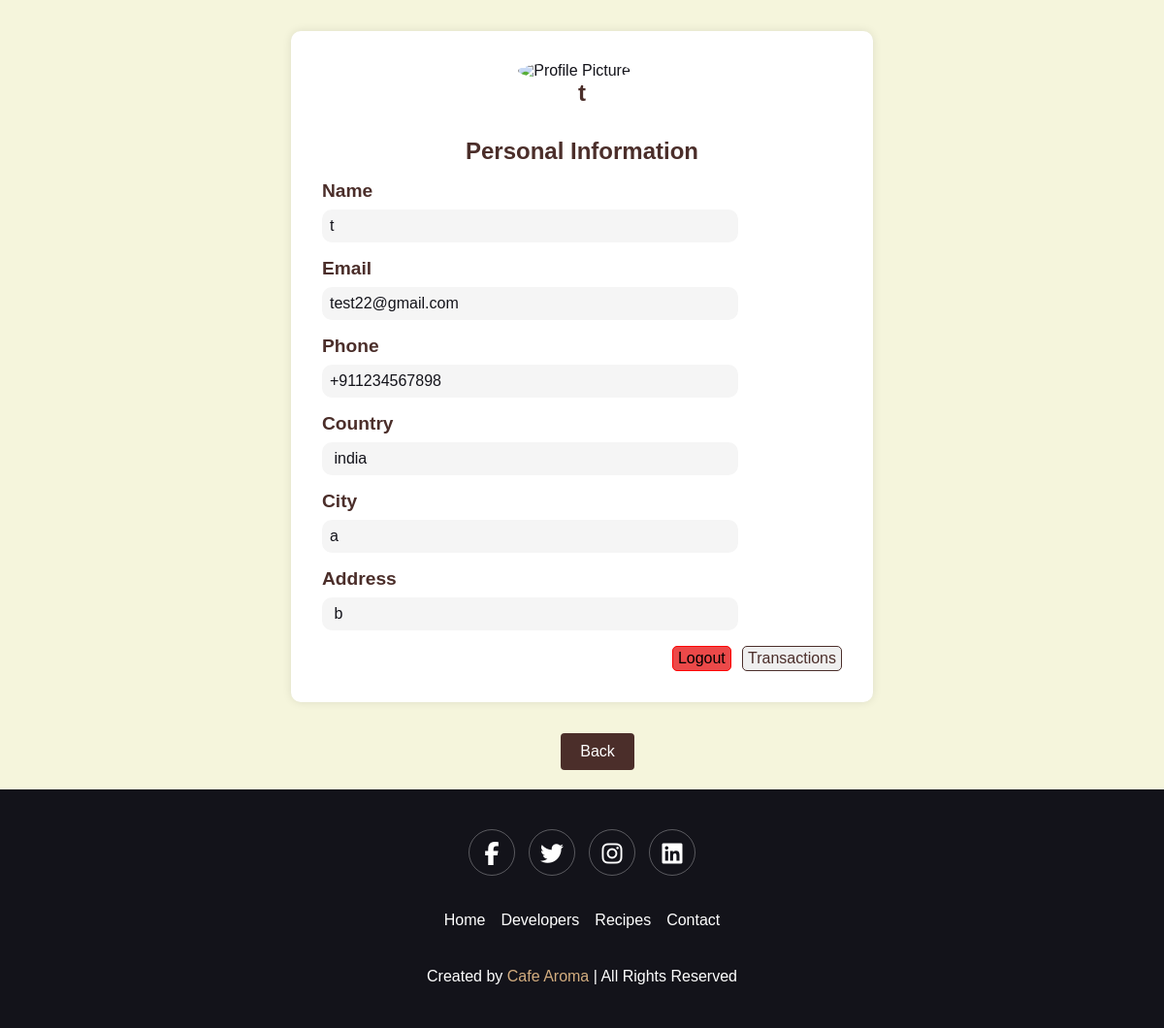
The app's page /cafearoma/profile/ (signed in) with its own data.
### authentication/models.py (models this page shows, shortened)
class Customer(models.Model):
    user = models.OneToOneField(User, null=True, blank=True, on_delete=models.CASCADE, related_name='customer')
    full_name = models.CharField(max_length=255)
    email = models.EmailField(unique=True)
    phone_number = models.CharField(max_length=20)
    address = models.CharField(max_length=255)
    city = models.CharField(max_length=100)
    country = models.CharField(max_length=100)
    password = models.CharField(max_length=255)

### main/views.py (the view)
# urls.py: path('profile/', views.profile, name='profile'),
def profile(request):
    user_id = request.session.get('user_id')
    if 'user_id' not in request.session:
        return redirect('login')
    try:
        customer = Customer.objects.get(id=user_id)
    except Customer.DoesNotExist:
        return redirect('login')
    return render(request, 'html/profile.html', {'customer': customer})

### main/templates/html/profile.html (shortened to what this page needs)
{% load static %}
<!DOCTYPE html>
<html lang="en">
<head>
    <link rel="stylesheet" href="https://cdnjs.cloudflare.com/ajax/libs/font-awesome/6.5.2/css/all.min.css"
 />
    <link rel="stylesheet" href="{% static 'css/profile.css' %}">
</head>
<body>
    <div class="outer">
        <section class="profile" id="profile">
            <div class="part1" style="display: flex; flex-direction: column;">
                <div class="pfp-image">
                    <img src="https://www.w3schools.com/howto/img_avatar.png" alt="Profile Picture" />
                </div>
                <div class="name">
                    <h2>{{ customer.full_name }}</h2>
                </div>
            </div>
            <div class="info">
                <h2>Personal Information</h2>
                <div class="edit-info">
                    <div class="field">
                        <h3>Name</h3>
                        <input type="text" id="name" value="{{ customer.full_name }}" readonly>
                    </div>
                    <div class="field">
                        <h3>Email</h3>
                        <input type="text" id="email" value="{{ customer.email }}" readonly>
                    </div>
                    <div class="field">
                        <h3>Phone</h3>
                        <input type="text" id="phone" value="+91{{ customer.phone_number }}" readonly>
                    </div>
                    <div class="field">
                        <h3>Country</h3>
                        <input type="text" id="country" value=" {{ customer.country }}" readonly>
                    </div>
                    <div class="field">
                        <h3>City</h3>
                        <input type="text" id="city" value="{{ customer.city }}" readonly>
                    </div>
                    <div class="field">
                        <h3>Address</h3>
                        <input type="text" id="city" value=" {{ customer.address }}" readonly>
                    </div>
                    <div class="buttons">
                        <a href="{% url 'logout' %}"><button  class="logout-btn">Logout</button></a>
                        <a href="{% url 'user_transactions' %}"><button>Transactions</button></a>
                    </div>
                </div>
            </div>
        </section>
        <div class="back-link">
            <a class="backNav" href="{%url 'index'%}">Back</a>
        </div>
        <div class="footer">
            <div class="share">
                <a href="#" class="fab fa-facebook-f"></a>
                <a href="#" class="fab fa-twitter"></a>
                <a href="#" class="fab fa-instagram"></a>
                <a href="#" class="fab fa-linkedin"></a>
            </div>
            <div class="links">
                <a href="{% url 'index' %}">Home</a>
                <a href="{% url 'devpage' %}">Developers</a>
                <a href="{% url 'recipe' %}">Recipes</a>
                <a href="{% url 'contact' %}">Contact</a>
              </div>
            <div class="credit">
                Created by <span>Cafe Aroma</span> | All Rights Reserved
            </div>
        </div>
    </div>
</body>
</html>

### main/static/css/profile.css (style rules this page uses)
:root { --main-color: #d3ad7f; --black: #13131a; --bg: #F5F5DC; --navbg: #4B2E2A; --text-color: #fff; --border: .1rem solid rgba(255, 255, 255, .3); }
* { margin: 0; padding: 0; box-sizing: border-box; font-family: Arial, sans-serif; }
body { background-color: var(--bg); }
.outer { color: var(--black); margin: 0; display: flex; flex-direction: column; align-items: center; justify-content: center; }
.back-link { display: flex; align-items: center; justify-content: center; }
.backNav { margin-left: 2rem; display: inline-block; padding: 10px 20px; background-color: #4B2E2A; color: #fff; text-decoration: none; border-radius: 4px; text-align: center; margin-bottom: 20px; }
.profile { background: #fff; padding: 2rem; border-radius: 10px; box-shadow: 0 0 10px rgba(0, 0, 0, 0.1); width: 90%; max-width: 600px; margin: 2rem 0; }
.profile .part1 { display: flex; align-items: center; justify-content: center; margin-bottom: 2rem; text-align: center; }
.profile .pfp-image img { height: 100px; width: 100px; border-radius: 50%; margin-right: 1rem; }
.profile .name h2 { font-size: 1.5rem; color: var(--navbg); }
.profile .info { margin-top: 2rem; }
.profile .info h2 { text-align: center; margin-bottom: 1rem; color: var(--navbg); }
.profile .edit-info { display: flex; flex-direction: column; gap: 1rem; }
.profile .edit-info .field h3 { font-size: 1.2rem; color: var(--navbg); margin-bottom: 0.5rem; }
.profile .edit-info .field input { width: 80%; font-size: 1rem; padding: 0.5rem; border: none; border-radius: 10px; background-color: whitesmoke; color: var(--black); cursor: default; outline: none; }
.profile .edit-info .buttons { display: flex; justify-content: end; gap: 0.7rem; }
.profile .edit-info .buttons button { padding-left: 5px; padding-right: 5px; padding-top: 3px; padding-bottom: 3px; border-radius: 5px; border: 0.5px solid var(--navbg); color: var(--navbg); font-size: 1rem; cursor: pointer; }
.profile .edit-info .buttons .logout-btn { padding-left: 5px; padding-right: 5px; padding-top: 3px; padding-bottom: 3px; border-radius: 5px; border: 0.5px solid red; color: black; font-size: 1rem; background-color: rgb(236, 73, 73); font-weight: 540; }
.footer { background: var(--black); text-align: center; padding: 20px; width: 100%; }
.footer .share { padding: 1rem 0; }
.footer .share a { height: 3rem; width: 3rem; line-height: 3rem; font-size: 1.5rem; color: #fff; border: var(--border); margin: 0.3rem; border-radius: 50%; display: inline-block; text-decoration: none; }
.footer .links { display: flex; justify-content: center; flex-wrap: wrap; padding: 1rem 0; gap: 1rem; }
.footer .links a { color: #fff; font-size: 1rem; text-decoration: none; }
.footer .credit { font-size: 1rem; color: #fff; padding: 1.5rem 0; }
.footer .credit span { color: var(--main-color); }

### records on screen
Customer: full_name "t", email "test22@gmail.com", phone_number "+911234567898", country "india", city "a", address "b"
